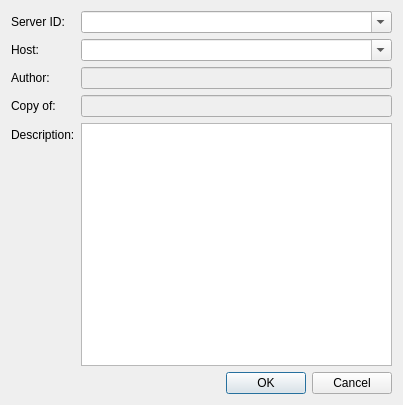
<?xml version="1.0" encoding="UTF-8"?>
<ui version="4.0">
 <class>Dialog</class>
 <widget class="QDialog" name="Dialog">
  <property name="geometry">
   <rect>
    <x>0</x>
    <y>0</y>
    <width>403</width>
    <height>405</height>
   </rect>
  </property>
  <property name="windowTitle">
   <string>Dialog</string>
  </property>
  <layout class="QVBoxLayout" name="verticalLayout">
   <item>
    <layout class="QFormLayout" name="formLayout">
     <item row="0" column="0">
      <widget class="QLabel" name="laServerId">
       <property name="text">
        <string>Server ID:</string>
       </property>
      </widget>
     </item>
     <item row="1" column="0">
      <widget class="QLabel" name="laHost">
       <property name="text">
        <string>Host:</string>
       </property>
      </widget>
     </item>
     <item row="2" column="0">
      <widget class="QLabel" name="laAuthor">
       <property name="text">
        <string>Author:</string>
       </property>
      </widget>
     </item>
     <item row="2" column="1">
      <widget class="QLineEdit" name="leAuthor">
       <property name="enabled">
        <bool>false</bool>
       </property>
      </widget>
     </item>
     <item row="3" column="0">
      <widget class="QLabel" name="laCopyOf">
       <property name="text">
        <string>Copy of:</string>
       </property>
      </widget>
     </item>
     <item row="3" column="1">
      <widget class="QLineEdit" name="leCopyOf">
       <property name="enabled">
        <bool>false</bool>
       </property>
      </widget>
     </item>
     <item row="4" column="0">
      <widget class="QLabel" name="laDescription">
       <property name="text">
        <string>Description:</string>
       </property>
      </widget>
     </item>
     <item row="4" column="1">
      <widget class="QTextEdit" name="teDescription"/>
     </item>
     <item row="1" column="1">
      <widget class="QComboBox" name="cbHost">
       <property name="editable">
        <bool>true</bool>
       </property>
      </widget>
     </item>
     <item row="0" column="1">
      <widget class="QComboBox" name="cbServerId">
       <property name="editable">
        <bool>true</bool>
       </property>
      </widget>
     </item>
    </layout>
   </item>
   <item>
    <widget class="QDialogButtonBox" name="buttonBox">
     <property name="orientation">
      <enum>Qt::Horizontal</enum>
     </property>
     <property name="standardButtons">
      <set>QDialogButtonBox::Cancel|QDialogButtonBox::Ok</set>
     </property>
    </widget>
   </item>
  </layout>
 </widget>
 <resources/>
 <connections>
  <connection>
   <sender>buttonBox</sender>
   <signal>accepted()</signal>
   <receiver>Dialog</receiver>
   <slot>accept()</slot>
   <hints>
    <hint type="sourcelabel">
     <x>248</x>
     <y>254</y>
    </hint>
    <hint type="destinationlabel">
     <x>157</x>
     <y>274</y>
    </hint>
   </hints>
  </connection>
  <connection>
   <sender>buttonBox</sender>
   <signal>rejected()</signal>
   <receiver>Dialog</receiver>
   <slot>reject()</slot>
   <hints>
    <hint type="sourcelabel">
     <x>316</x>
     <y>260</y>
    </hint>
    <hint type="destinationlabel">
     <x>286</x>
     <y>274</y>
    </hint>
   </hints>
  </connection>
 </connections>
</ui>
